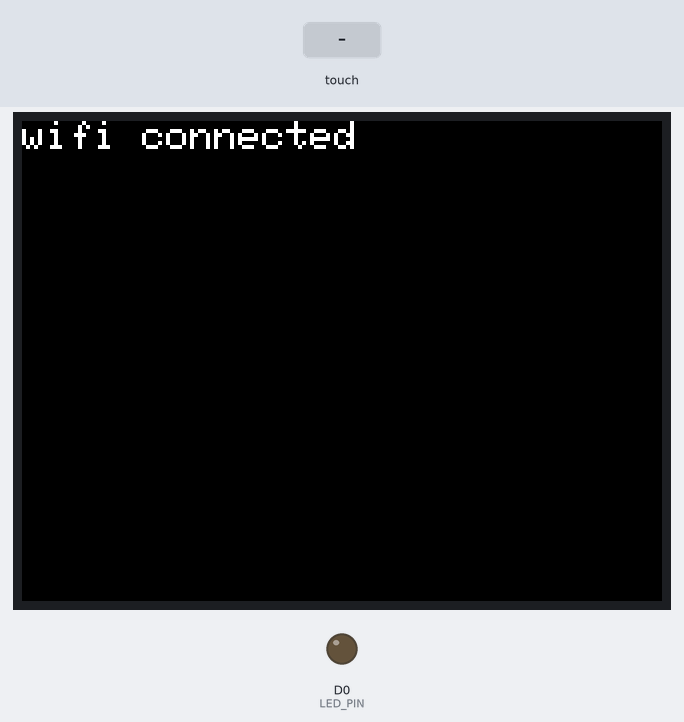
The sketch below on a simulated ESP8266 (NodeMCU). Parts: 320×240 colour display, output pins drawn as LEDs (lit = HIGH). The test bench sets the inputs (shaded band). WiFi joins after 1.5 s; servers stay silent unless stated; network time is answered at once with the bench clock; the local clock reads 2024-03-15 10:24:30 at power-on unless the sketch sets it; what the sketch prints to the serial monitor is not drawn.

Above: at 2.0 s.
At 5.2 s:
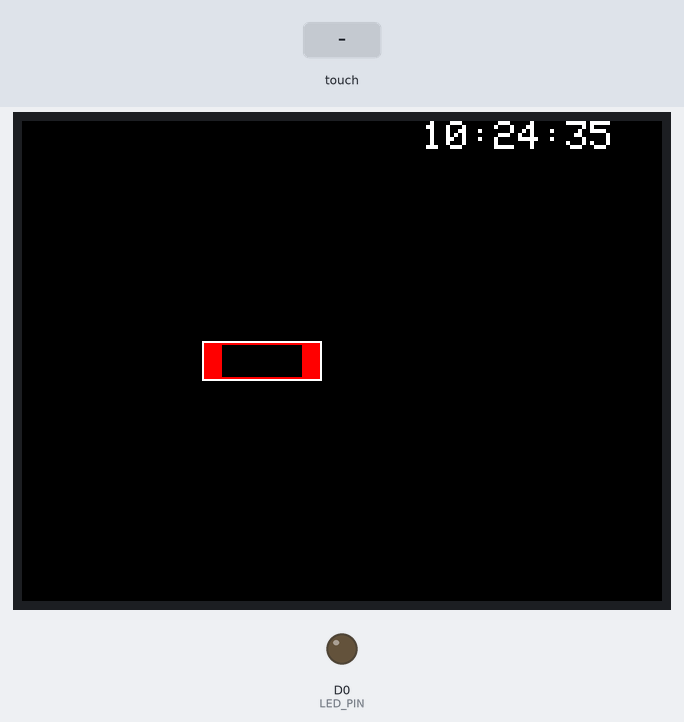
5.3 s: touch panel pressed at 62 % / 50 % of its raw x / y range
At 6.9 s:
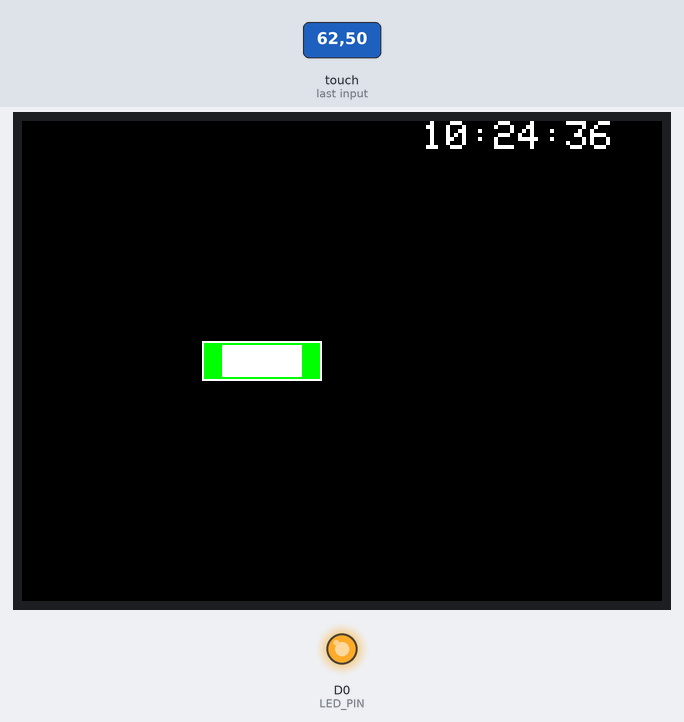
8.3 s: touch panel pressed at 62 % / 50 % of its raw x / y range
At 11.1 s:
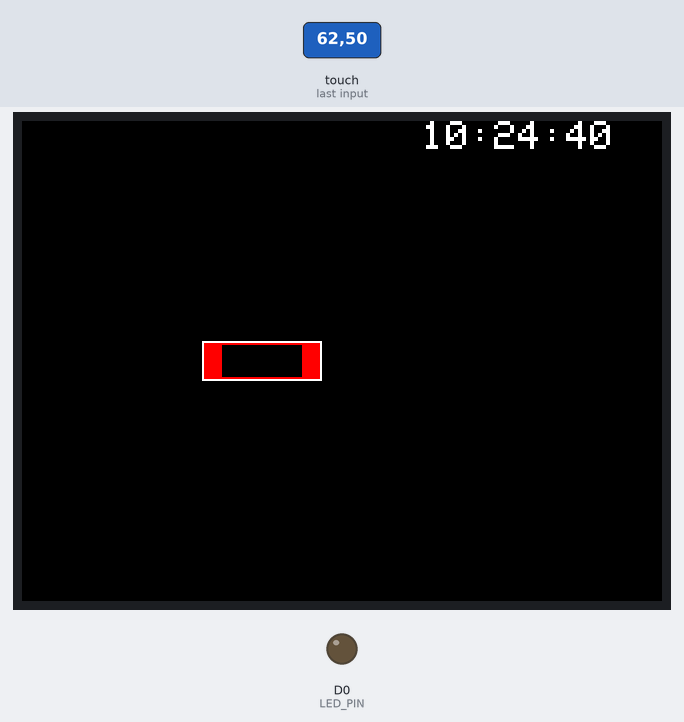
Timing chart, 0 to 12.6 s (numbered marks = the images above; inputs shaded):
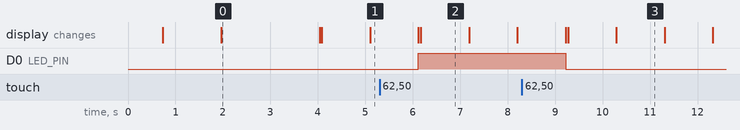

Measured:
- after the input at 5.3 s, D0 (LED_PIN): LOW → HIGH after 0.82 s; the display: first changes after 0.82 s (image 2 shows a later state)
- after the input at 8.3 s, D0 (LED_PIN): HIGH → LOW after 0.92 s
- what the display in image 0 shows lasts 2.0 s, from 2.0 s to 4.0 s

The sketch:

display_switch_n_time.ino
```cpp
#include <NTPClient.h>
#include <ESP8266WiFi.h>
#include <WiFiUdp.h>
#include <Adafruit_GFX.h>
#include <Adafruit_ILI9341.h>
#include <XPT2046_Touchscreen.h>

#define TFT_CS D2
#define TFT_DC D4
#define TFT_RST D8
#define TS_CS D1
#define LED_PIN D0

Adafruit_ILI9341 tft = Adafruit_ILI9341(TFT_CS, TFT_DC, TFT_RST);
XPT2046_Touchscreen ts(TS_CS);

const char *ssid     = "Chathamkottu";
const char *password = "12345678";
bool ledState = false;
const long utcOffsetInSeconds = 19800;

char daysOfTheWeek[7][12] = {"Sunday", "Monday", "Tuesday", "Wednesday", "Thursday", "Friday", "Saturday"};

// Define NTP Client to get time
WiFiUDP ntpUDP;
NTPClient timeClient(ntpUDP, "pool.ntp.org", utcOffsetInSeconds);

void setup(){
  Serial.begin(115200);
  pinMode(LED_PIN, OUTPUT);
  tft.begin();
  ts.begin();
  tft.setRotation(1);
  WiFi.begin(ssid, password);

  while ( WiFi.status() != WL_CONNECTED ) {
    delay ( 500 );
    Serial.print ( "." );
    tft.fillScreen(ILI9341_BLACK);
  tft.setTextSize(2);
  tft.setCursor(0, 0);
  tft.setTextColor(ILI9341_WHITE);
  tft.println(".");
  }
  tft.fillScreen(ILI9341_BLACK);
  tft.setTextSize(2);
  tft.setCursor(0, 0);
  tft.setTextColor(ILI9341_WHITE);
  tft.println("wifi connected");
  delay(2000);
  tft.fillScreen(ILI9341_BLACK);
  drawSwitch(120, 120, ledState);
  timeClient.begin();
}

void loop() {
  timeClient.update();
   // tft.fillScreen(ILI9341_BLACK);
   tft.fillRect(0, 0, 300, 50, ILI9341_BLACK);
  TS_Point p = ts.getPoint();
  if (ts.touched()) {
    // touchscreen is being touched
    if (p.x >= 2300 && p.x <= 2600 && p.y >= 1900. && p.y <= 2030) {
      // switch is being toggled
      ledState = !ledState;
      digitalWrite(LED_PIN, ledState ? HIGH : LOW);
      drawSwitch(120, 120, ledState);
      delay(50); // debounce delay
    }
  }

  tft.setTextSize(2);
  tft.setCursor(200, 0);
  tft.setTextColor(ILI9341_WHITE);
  tft.println(timeClient.getFormattedTime());
  delay(1000);

  /*Serial.print(daysOfTheWeek[timeClient.getDay()]);
  Serial.print(", ");
  Serial.print(timeClient.getHours());
  Serial.print(":");
  Serial.print(timeClient.getMinutes());
  Serial.print(":");
  Serial.println(timeClient.getSeconds());
  //Serial.println(timeClient.getFormattedTime());*/

}

void drawSwitch(int x, int y, bool state) {
  tft.fillRect(x - 30, y - 10, 60, 20, state ? ILI9341_GREEN : ILI9341_RED);
  tft.drawRect(x - 30, y - 10, 60, 20, ILI9341_WHITE);
  tft.fillRect(x - 20, y - 8, 40, 16, state ? ILI9341_WHITE : ILI9341_BLACK);
}
```
